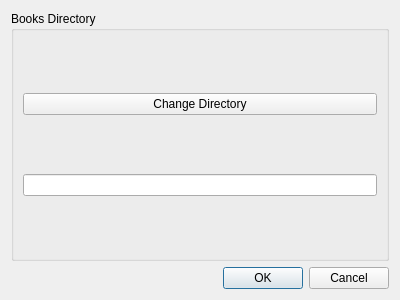
<?xml version="1.0" encoding="UTF-8"?>
<ui version="4.0">
 <class>Dialog</class>
 <widget class="QDialog" name="Dialog">
  <property name="geometry">
   <rect>
    <x>0</x>
    <y>0</y>
    <width>400</width>
    <height>300</height>
   </rect>
  </property>
  <property name="windowTitle">
   <string>Dialog</string>
  </property>
  <layout class="QGridLayout" name="gridLayout">
   <item row="1" column="0" colspan="2">
    <widget class="QDialogButtonBox" name="buttonBox">
     <property name="orientation">
      <enum>Qt::Horizontal</enum>
     </property>
     <property name="standardButtons">
      <set>QDialogButtonBox::Cancel|QDialogButtonBox::Ok</set>
     </property>
    </widget>
   </item>
   <item row="0" column="0" colspan="2">
    <widget class="QGroupBox" name="groupBox">
     <property name="title">
      <string>Books Directory</string>
     </property>
     <layout class="QGridLayout" name="gridLayout_2">
      <item row="2" column="0" colspan="2">
       <widget class="QLineEdit" name="lineDirectory"/>
      </item>
      <item row="1" column="0" colspan="2">
       <widget class="QPushButton" name="pushChangeDirectory">
        <property name="text">
         <string>Change Directory</string>
        </property>
       </widget>
      </item>
     </layout>
    </widget>
   </item>
  </layout>
 </widget>
 <resources/>
 <connections>
  <connection>
   <sender>buttonBox</sender>
   <signal>accepted()</signal>
   <receiver>Dialog</receiver>
   <slot>accept()</slot>
   <hints>
    <hint type="sourcelabel">
     <x>248</x>
     <y>254</y>
    </hint>
    <hint type="destinationlabel">
     <x>157</x>
     <y>274</y>
    </hint>
   </hints>
  </connection>
  <connection>
   <sender>buttonBox</sender>
   <signal>rejected()</signal>
   <receiver>Dialog</receiver>
   <slot>reject()</slot>
   <hints>
    <hint type="sourcelabel">
     <x>316</x>
     <y>260</y>
    </hint>
    <hint type="destinationlabel">
     <x>286</x>
     <y>274</y>
    </hint>
   </hints>
  </connection>
 </connections>
</ui>
